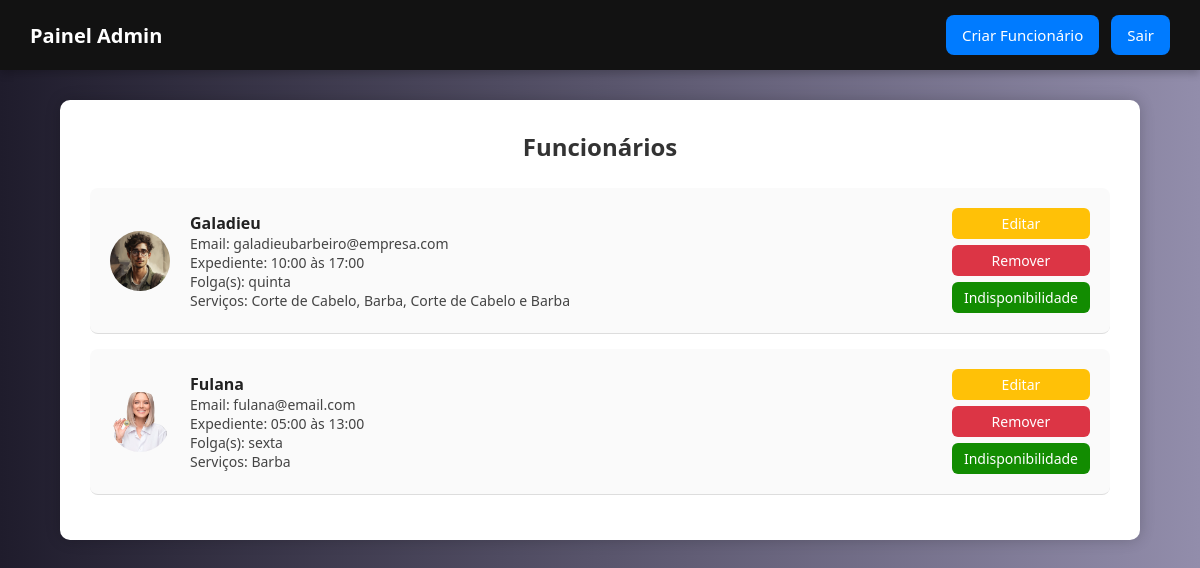
/admin_usuarios.php (signed in), run on the app's committed database.
### tables this page shows
CREATE TABLE `expediente_funcionario` (
  `funcionario_id` int(11) NOT NULL,
  `hora_inicio` time DEFAULT NULL,
  `hora_fim` time DEFAULT NULL,
  `dias_folga` varchar(255) DEFAULT NULL
);

CREATE TABLE `funcionarios` (
  `funcionario_id` int(11) NOT NULL,
  `nome` varchar(100) DEFAULT NULL,
  `email` varchar(100) NOT NULL,
  `senha` varchar(255) NOT NULL,
  `foto` varchar(255) DEFAULT NULL
);

### backend/listar_funcionarios.php (called while the page is built, shortened)
<?php
include 'backend/conexao.php';
$sql = "SELECT f.funcionario_id, f.nome, f.email, f.foto, e.hora_inicio, e.hora_fim, e.dias_folga
        FROM funcionarios f
        LEFT JOIN expediente_funcionario e ON f.funcionario_id = e.funcionario_id";
$result = $conn->query($sql);
$funcionarios = [];
if ($result) {
    while ($row = $result->fetch_assoc()) {
        $id = $row['funcionario_id'];
        $stmt = $conn->prepare("SELECT s.descricao
                                FROM funcionario_servico fs
                                JOIN servicos s ON fs.servico_id = s.servico_id
                                WHERE fs.funcionario_id = ?");
        $stmt->bind_param("i", $id);
        $stmt->execute();
        $servicos_result = $stmt->get_result();
        $servicos = [];
        while ($s = $servicos_result->fetch_assoc()) {
            $servicos[] = $s['descricao'];
        }
        $row['servicos'] = $servicos;
        $funcionarios[] = $row;
    }
}

### admin_usuarios.php (the view, shortened to what this page needs)
<?php
include 'backend/listar_funcionarios.php';
?>
<!DOCTYPE html>
<html lang="pt-BR">
<head>
</head>
<body>
    <div class="menu">
        <div class="logo">
            Painel Admin
        </div>
        <div class="menu-links">
            <a href="admin_criar.php">Criar Funcionário</a>
            <a href="backend/sair.php">Sair</a>
        </div>
    </div>
    <div class="container">
        <h2>Funcionários</h2>
        <?php foreach ($funcionarios as $f): ?>
            <div class="admin-item">
                <img src="backend/uploads/<?php echo htmlspecialchars($f['foto']); ?>" alt="Foto de <?php echo htmlspecialchars($f['nome']); ?>">
                <div class="admin-info">
                    <strong><?php echo htmlspecialchars($f['nome']); ?></strong><br>
                    Email: <?php echo htmlspecialchars($f['email']); ?><br>
                    Expediente: <?php echo substr($f['hora_inicio'], 0, 5); ?> às <?php echo substr($f['hora_fim'], 0, 5); ?><br>
                    Folga(s): <?php echo htmlspecialchars($f['dias_folga']); ?><br>
                    Serviços: <?php echo implode(", ", array_map('htmlspecialchars', $f['servicos'])); ?>
                </div>
                <div class="buttons">
                    <a href="admin_editar.php?id=<?php echo $f['funcionario_id'] ?>" class="edit-button">Editar</a>
                    <a href="backend/remover_usuario.php?id=<?= $f['funcionario_id'] ?>" class="remove-button">Remover</a>
                    <a href="admin_data.php?id=<?= $f['funcionario_id'] ?>" class="indisponibilidade-button">Indisponibilidade</a>
                </div>
            </div>
        <?php endforeach; ?>
    </div>
</body>
</html>

### admin_usuarios.php (style rules this page uses)
* { box-sizing: border-box; margin: 0; padding: 0; }
html { height: 100%; background: linear-gradient(to right, #1f1c2c, #928dab); }
body { font-family: 'Segoe UI', Tahoma, Geneva, Verdana, sans-serif; min-height: 100%; }
.menu { width: 100vw; background: #121212; padding: 15px 30px; display: flex; justify-content: space-between; align-items: center; box-shadow: 0 4px 8px rgba(0,0,0,0.2); position: sticky; top: 0; z-index: 100; }
.menu .logo { display: flex; align-items: center; gap: 10px; color: white; font-size: 20px; font-weight: bold; }
.menu .menu-links { display: flex; gap: 12px; }
.menu .menu-links a { color: white; text-decoration: none; font-size: 15px; padding: 10px 16px; background: #007bff; border-radius: 8px; transition: background 0.3s; }
.container { background: white; padding: 30px; border-radius: 10px; box-shadow: 0 0 15px rgba(0, 0, 0, 0.2); width: 90%; margin: 30px auto; }
h2 { text-align: center; margin-bottom: 25px; color: #333; }
.admin-item { display: flex; gap: 20px; align-items: center; padding: 20px; border-bottom: 1px solid #ddd; background-color: #fafafa; border-radius: 8px; margin-bottom: 15px; }
.admin-item img { width: 60px; height: 60px; border-radius: 50%; object-fit: cover; }
.admin-info { flex-grow: 1; text-align: left; font-size: 14px; color: #444; }
.admin-info strong { font-size: 16px; color: #222; }
.buttons { display: flex; flex-direction: column; gap: 6px; }
.edit-button, .remove-button, .indisponibilidade-button { padding: 6px 12px; border: none; border-radius: 6px; cursor: pointer; text-decoration: none; text-align: center; font-size: 14px; }
.edit-button { background: #ffc107; color: white; }
.remove-button { background: #dc3545; color: white; }
.indisponibilidade-button { background: #128c01; color: white; }

### data on the page
expediente_funcionario: funcionario_id.foto (picture), funcionario_id.nome "Galadieu", funcionario_id.email "galadieubarbeiro@empresa.com", hora_inicio "10:00", hora_fim "17:00", dias_folga "quinta", servicos "Corte de Cabelo, Barba, Corte de Cabelo e Barba"
expediente_funcionario: funcionario_id.foto (picture), funcionario_id.nome "Fulana", funcionario_id.email "fulana@email.com", hora_inicio "05:00", hora_fim "13:00", dias_folga "sexta", servicos "Barba"
